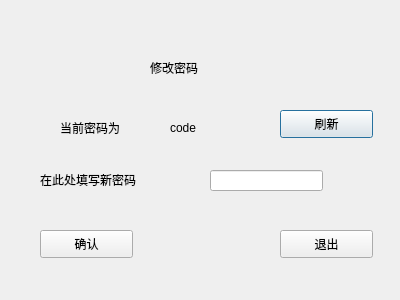
<?xml version="1.0" encoding="UTF-8"?>
<ui version="4.0">
 <class>changeCodeDialog</class>
 <widget class="QDialog" name="changeCodeDialog">
  <property name="geometry">
   <rect>
    <x>0</x>
    <y>0</y>
    <width>400</width>
    <height>300</height>
   </rect>
  </property>
  <property name="windowTitle">
   <string>Dialog</string>
  </property>
  <widget class="QLabel" name="label">
   <property name="geometry">
    <rect>
     <x>150</x>
     <y>60</y>
     <width>72</width>
     <height>15</height>
    </rect>
   </property>
   <property name="text">
    <string>修改密码</string>
   </property>
  </widget>
  <widget class="QLabel" name="label_2">
   <property name="geometry">
    <rect>
     <x>60</x>
     <y>120</y>
     <width>81</width>
     <height>16</height>
    </rect>
   </property>
   <property name="text">
    <string>当前密码为</string>
   </property>
  </widget>
  <widget class="QLabel" name="codeLabel">
   <property name="geometry">
    <rect>
     <x>170</x>
     <y>120</y>
     <width>72</width>
     <height>15</height>
    </rect>
   </property>
   <property name="text">
    <string>code</string>
   </property>
  </widget>
  <widget class="QLabel" name="label_3">
   <property name="geometry">
    <rect>
     <x>40</x>
     <y>170</y>
     <width>131</width>
     <height>20</height>
    </rect>
   </property>
   <property name="text">
    <string>在此处填写新密码</string>
   </property>
  </widget>
  <widget class="QLineEdit" name="lineEdit">
   <property name="geometry">
    <rect>
     <x>210</x>
     <y>170</y>
     <width>113</width>
     <height>21</height>
    </rect>
   </property>
  </widget>
  <widget class="QPushButton" name="renewBtn">
   <property name="geometry">
    <rect>
     <x>280</x>
     <y>110</y>
     <width>93</width>
     <height>28</height>
    </rect>
   </property>
   <property name="text">
    <string>刷新</string>
   </property>
  </widget>
  <widget class="QPushButton" name="confirmBtn">
   <property name="geometry">
    <rect>
     <x>40</x>
     <y>230</y>
     <width>93</width>
     <height>28</height>
    </rect>
   </property>
   <property name="text">
    <string>确认</string>
   </property>
  </widget>
  <widget class="QPushButton" name="cancelBtn">
   <property name="geometry">
    <rect>
     <x>280</x>
     <y>230</y>
     <width>93</width>
     <height>28</height>
    </rect>
   </property>
   <property name="text">
    <string>退出</string>
   </property>
  </widget>
 </widget>
 <resources/>
 <connections/>
</ui>
